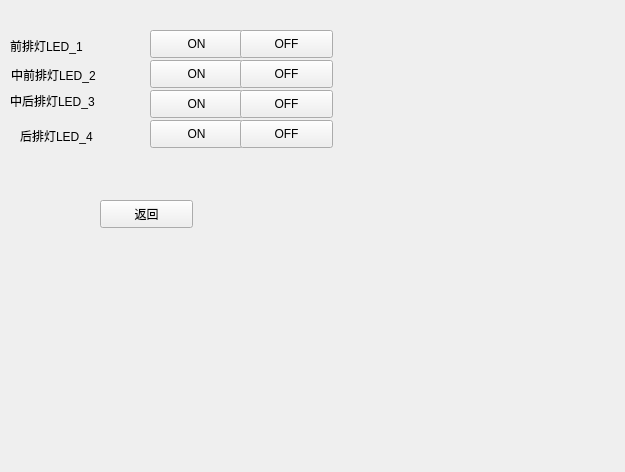
<?xml version="1.0" encoding="UTF-8"?>
<ui version="4.0">
 <class>Form</class>
 <widget class="QWidget" name="Form">
  <property name="geometry">
   <rect>
    <x>0</x>
    <y>0</y>
    <width>625</width>
    <height>472</height>
   </rect>
  </property>
  <property name="windowTitle">
   <string>Form</string>
  </property>
  <widget class="QPushButton" name="LED1ON">
   <property name="geometry">
    <rect>
     <x>150</x>
     <y>30</y>
     <width>93</width>
     <height>28</height>
    </rect>
   </property>
   <property name="text">
    <string>ON</string>
   </property>
  </widget>
  <widget class="QPushButton" name="LED1OFF">
   <property name="geometry">
    <rect>
     <x>240</x>
     <y>30</y>
     <width>93</width>
     <height>28</height>
    </rect>
   </property>
   <property name="text">
    <string>OFF</string>
   </property>
  </widget>
  <widget class="QPushButton" name="previous">
   <property name="geometry">
    <rect>
     <x>100</x>
     <y>200</y>
     <width>93</width>
     <height>28</height>
    </rect>
   </property>
   <property name="text">
    <string>返回</string>
   </property>
  </widget>
  <widget class="QPushButton" name="LED2ON">
   <property name="geometry">
    <rect>
     <x>150</x>
     <y>60</y>
     <width>93</width>
     <height>28</height>
    </rect>
   </property>
   <property name="text">
    <string>ON</string>
   </property>
  </widget>
  <widget class="QPushButton" name="LED2OFF">
   <property name="geometry">
    <rect>
     <x>240</x>
     <y>60</y>
     <width>93</width>
     <height>28</height>
    </rect>
   </property>
   <property name="text">
    <string>OFF</string>
   </property>
  </widget>
  <widget class="QPushButton" name="LED3ON">
   <property name="geometry">
    <rect>
     <x>150</x>
     <y>90</y>
     <width>93</width>
     <height>28</height>
    </rect>
   </property>
   <property name="text">
    <string>ON</string>
   </property>
  </widget>
  <widget class="QPushButton" name="LED3OFF">
   <property name="geometry">
    <rect>
     <x>240</x>
     <y>90</y>
     <width>93</width>
     <height>28</height>
    </rect>
   </property>
   <property name="text">
    <string>OFF</string>
   </property>
  </widget>
  <widget class="QPushButton" name="LED4ON">
   <property name="geometry">
    <rect>
     <x>150</x>
     <y>120</y>
     <width>93</width>
     <height>28</height>
    </rect>
   </property>
   <property name="text">
    <string>ON</string>
   </property>
  </widget>
  <widget class="QPushButton" name="LED4OFF">
   <property name="geometry">
    <rect>
     <x>240</x>
     <y>120</y>
     <width>93</width>
     <height>28</height>
    </rect>
   </property>
   <property name="text">
    <string>OFF</string>
   </property>
  </widget>
  <widget class="QLabel" name="label">
   <property name="geometry">
    <rect>
     <x>10</x>
     <y>30</y>
     <width>111</width>
     <height>31</height>
    </rect>
   </property>
   <property name="text">
    <string>前排灯LED_1</string>
   </property>
  </widget>
  <widget class="QLabel" name="label_2">
   <property name="geometry">
    <rect>
     <x>11</x>
     <y>64</y>
     <width>111</width>
     <height>21</height>
    </rect>
   </property>
   <property name="text">
    <string>中前排灯LED_2</string>
   </property>
  </widget>
  <widget class="QLabel" name="label_3">
   <property name="geometry">
    <rect>
     <x>10</x>
     <y>90</y>
     <width>101</width>
     <height>21</height>
    </rect>
   </property>
   <property name="text">
    <string>中后排灯LED_3</string>
   </property>
  </widget>
  <widget class="QLabel" name="label_4">
   <property name="geometry">
    <rect>
     <x>20</x>
     <y>120</y>
     <width>91</width>
     <height>31</height>
    </rect>
   </property>
   <property name="text">
    <string>后排灯LED_4</string>
   </property>
  </widget>
 </widget>
 <resources/>
 <connections>
  <connection>
   <sender>LED1ON</sender>
   <signal>clicked()</signal>
   <receiver>Form</receiver>
   <slot>turn_on()</slot>
   <hints>
    <hint type="sourcelabel">
     <x>81</x>
     <y>71</y>
    </hint>
    <hint type="destinationlabel">
     <x>81</x>
     <y>144</y>
    </hint>
   </hints>
  </connection>
  <connection>
   <sender>LED1OFF</sender>
   <signal>clicked()</signal>
   <receiver>Form</receiver>
   <slot>turn_off()</slot>
   <hints>
    <hint type="sourcelabel">
     <x>220</x>
     <y>81</y>
    </hint>
    <hint type="destinationlabel">
     <x>220</x>
     <y>156</y>
    </hint>
   </hints>
  </connection>
  <connection>
   <sender>previous</sender>
   <signal>clicked()</signal>
   <receiver>Form</receiver>
   <slot>go_con_panel()</slot>
   <hints>
    <hint type="sourcelabel">
     <x>150</x>
     <y>212</y>
    </hint>
    <hint type="destinationlabel">
     <x>150</x>
     <y>265</y>
    </hint>
   </hints>
  </connection>
 </connections>
 <slots>
  <slot>turn_on()</slot>
  <slot>turn_off()</slot>
  <slot>go_con_panel()</slot>
 </slots>
</ui>
